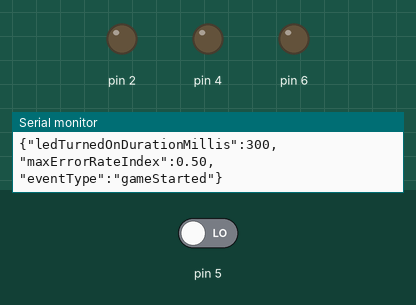
Recording of a sketch running on a simulated Arduino Uno, built with avr-gcc and run on an emulated ATmega328P. Parts: output pins drawn as LEDs (lit = HIGH), the last lines printed to the serial monitor. The inputs (shaded band) are chosen by the test bench; at power-on: pin 5 LOW. Random numbers use the default seed unless the sketch sets one.

Above: at 1.7 s.
1.8 s: pin 5 driven HIGH
At 2.35 s:
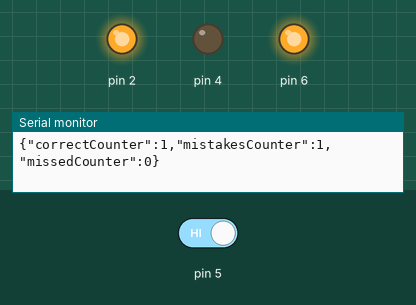
At 3.3 s:
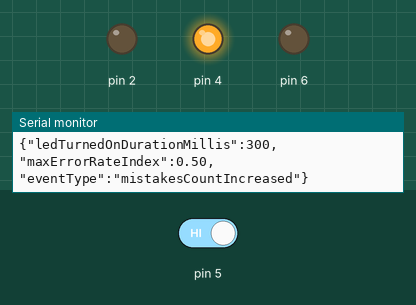
4.0 s: pin 5 driven LOW
At 5.3 s:
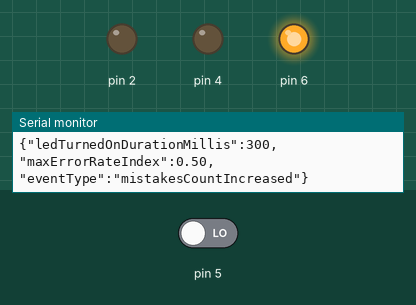
Timing chart, 0 to 13.0 s (numbered marks = the images above; inputs shaded):
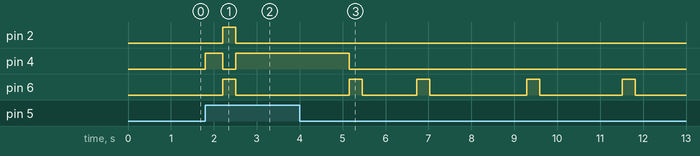

The sketch:

SpotGame.ino
```cpp
#include "SpotGame.State.h"
#include "SpotGame.Serial.h"
#include "SpotGame.Settings.h"

// Ondrej Planer, oplaner4@gmail.com, 10/2019
// SPOT GAME
// Visit README.md in the root directory for more information.

// _____________________________________________________________________________________
// EQUIPMENT

// Arduino board
// 3x LED - red, green and other color
// Button

// _____________________________________________________________________________________
// SETTINGS

GameState gameState;
GameStateProps gameStateProps;
PinSettings pinSettings;
GameSettings gameSettings;

void initPinSettings () {
    pinSettings = {};

    // Pin settings can be changed here.
    // Check SpotGame.Settings.h file for detailed information.
    // DO NOT USE PIN 0 AND 1, THE PROGRAM WOULD NOT WORK PROPERLY.
    // THESE ARE RESERVED FOR COMMUNICATION WITH SERIAL MONITOR.
    pinSettings.randomBlinkingLed = 6;
    pinSettings.mistakeLedRed = 4;
    pinSettings.correctLedGreen = 2;
    pinSettings.pressButton = 5;
    // ^^^^^^^^^^^^^^^^^^^^^^^^^^^^^^^^^^^^^^^^^^^^^^^^^^^^^^^^

}

void initGameSettings () {
    gameSettings = {};

    // Game settings can be changed here.
    // Check SpotGame.Settings.h file for detailed information.
    gameSettings.mode = MODE_REACH_FINAL_COUNT_CORRECT;
    gameSettings.minPauseMillis = 800;
    gameSettings.maxPauseMillis = 3000;
    gameSettings.ledTurnedOnDurationMillis = 300;
    gameSettings.finalCountCorrect = 10;
    gameSettings.maxErrorRateIndex = 5.0/(double)gameSettings.finalCountCorrect;
    gameSettings.mistakesCountTolerance = 3;
    // ^^^^^^^^^^^^^^^^^^^^^^^^^^^^^^^^^^^^^^^^^^^^^^^^^^^^^^^^
}


// _____________________________________________________________________________________
// IMPLEMENTATION

int getRandomPauseMillis () {
  return random(gameSettings.minPauseMillis, gameSettings.maxPauseMillis);
}

bool errorRateIndexExceeded() {
    return (double)gameStateProps.mistakesCounter / (double)gameStateProps.correctCounter > gameSettings.maxErrorRateIndex;
}

void onGameDone() {
    digitalWrite(pinSettings.randomBlinkingLed, HIGH);

    // Manual reset of the board is necessary to start a new game.

    if (gameState == STATE_GAME_OVER) {
        digitalWrite(pinSettings.mistakeLedRed, HIGH);
        writeToSerialMonitor ("gameOver", gameSettings, gameStateProps);
    }
    else {
        digitalWrite(pinSettings.correctLedGreen, HIGH);
        writeToSerialMonitor ("gameWon", gameSettings, gameStateProps);
    }
}

void onFinalCountCorrectReached() {
    // 'Reach final count correct' mode

    if (errorRateIndexExceeded()) {
        // The error rate was exceeded thus game cannot be completed.
        // Play again by resetting all counters.
        gameStateProps.mistakesCounter = 0;
        gameStateProps.correctCounter = 0;
        gameStateProps.missedCounter = 0;
        writeToSerialMonitor("maxErrorRateIndexExceeded", gameSettings, gameStateProps);
    }
    else {
        gameState = STATE_GAME_WON;
    }
}

void evalCorrect(long currentMillis) {
    digitalWrite(pinSettings.correctLedGreen, HIGH);

    gameStateProps.correctCounter += 1;
    gameStateProps.correctDelayMillisCounter += currentMillis - gameStateProps.ledTurnedOnStartMillis;

    writeToSerialMonitor("correctCountIncreased", gameSettings, gameStateProps);

    if (gameSettings.mode == MODE_REACH_FINAL_COUNT_CORRECT && gameStateProps.correctCounter >= gameSettings.finalCountCorrect) {
        onFinalCountCorrectReached();
    }
}

void evalMistake() {
    digitalWrite(pinSettings.mistakeLedRed, HIGH);

    gameStateProps.mistakesCounter += 1;

    if (gameSettings.mode == MODE_UNTIL_MISTAKE && gameStateProps.mistakesCounter > gameSettings.mistakesCountTolerance) {
        // In 'until mistake' mode: mistakes count tolerance was exceeded.
        writeToSerialMonitor("mistakesToleranceExceeded", gameSettings, gameStateProps);
        gameState = STATE_GAME_OVER;
    }
    else {
        writeToSerialMonitor("mistakesCountIncreased", gameSettings, gameStateProps);
    }
}

void evalLedTurnedOnState(long currentMillis) {
    digitalWrite(pinSettings.randomBlinkingLed, HIGH);

    if (digitalRead(pinSettings.pressButton) == HIGH) {
        // Pressed button
        if (gameStateProps.pressButtonExecuteOnce) {
            evalCorrect(currentMillis);
            gameStateProps.pressButtonExecuteOnce = false;
        }
    }
}

void evalPauseState() {
    digitalWrite(pinSettings.randomBlinkingLed, LOW);

    if (digitalRead(pinSettings.pressButton) == HIGH) {
        // Pressed button
        if (gameStateProps.pressButtonExecuteOnce) {
            evalMistake();
            gameStateProps.pressButtonExecuteOnce = false;
        }
    }
}

void evalOnMissed() {
    gameStateProps.missedCounter += 1;

    if (gameSettings.mode == MODE_UNTIL_MISTAKE) {
        digitalWrite(pinSettings.randomBlinkingLed, LOW);
        // In 'until mistake' mode it is considered a mistake.
        evalMistake();
    }
}

void setup() {
    initGameSettings();

    // The game begins with pause.
    gameState = STATE_PAUSE;
    gameStateProps = {};
    gameStateProps.pauseStartMillis = 0;
    gameStateProps.pauseDurationMillis = getRandomPauseMillis();
    gameStateProps.ledTurnedOnStartMillis = 0;
    gameStateProps.correctCounter = 0;
    gameStateProps.mistakesCounter = 0;
    gameStateProps.missedCounter = 0;
    gameStateProps.correctDelayMillisCounter = 0;
    gameStateProps.pressButtonExecuteOnce = true;
    gameStateProps.doneExecuteOnce = true;

    initPinSettings();

    pinMode(pinSettings.randomBlinkingLed, OUTPUT);
    pinMode(pinSettings.mistakeLedRed, OUTPUT);
    pinMode(pinSettings.correctLedGreen, OUTPUT);
    pinMode(pinSettings.pressButton, INPUT);

    Serial.begin(9600);
    writeToSerialMonitor("arduinoBoardReseted", gameSettings, gameStateProps);
    writeToSerialMonitor("gameStarted", gameSettings, gameStateProps);
}

void loop() {
    unsigned long currentMillis = millis();

    if (gameState == STATE_GAME_OVER || gameState == STATE_GAME_WON) {
        if (gameStateProps.doneExecuteOnce) {
            onGameDone();
            gameStateProps.doneExecuteOnce = false;
        }
    }
    else if (gameState == STATE_LED_TURNED_ON) {
        evalLedTurnedOnState(currentMillis);

        if (currentMillis - gameStateProps.ledTurnedOnStartMillis >= gameSettings.ledTurnedOnDurationMillis) {
            // The end of 'LED turned on' period.
            gameState = STATE_PAUSE;
            gameStateProps.pauseStartMillis = currentMillis;
            gameStateProps.pauseDurationMillis = getRandomPauseMillis();

            digitalWrite(pinSettings.correctLedGreen, LOW);
            digitalWrite(pinSettings.mistakeLedRed, LOW);

            if (gameStateProps.pressButtonExecuteOnce) {
                evalOnMissed();
            }

            gameStateProps.pressButtonExecuteOnce = true;
        }
    }
    else {
        evalPauseState();

        if (currentMillis - gameStateProps.pauseStartMillis >= gameStateProps.pauseDurationMillis) {
            // The end of 'pause' period.
            gameState = STATE_LED_TURNED_ON;
            gameStateProps.ledTurnedOnStartMillis = currentMillis;
            gameStateProps.pressButtonExecuteOnce = true;

            digitalWrite(pinSettings.correctLedGreen, LOW);
            digitalWrite(pinSettings.mistakeLedRed, LOW);
        }
    }
}
```

SpotGame.Serial.h
```cpp
#ifndef SPOTGAME_SERIAL_H
#define SPOTGAME_SERIAL_H

#include "SpotGame.Settings.h"

/**
 * Constructs JSON property.
 *
 * @param key: JSON key value.
 * @param value: JSON string value which can be accessed using key.
 * @param addSeparator: Add separator after property.
 * There should not be separator after last property.
 * @returns Constructed property.
 */
String constructJSONproperty (String key, String value, bool addSeparator = false);

/**
 * Constructs JSON property.
 *
 * @param key: JSON key value.
 * @param value: JSON string value which can be accessed using key.
 * @param addSeparator: Add separator after property.
 * There should not be separator after last property.
 * @returns Constructed property.
 */
String constructJSONpropertyString (String key, String value, bool addSeparator = false);

/**
 * Constructs JSON property.
 *
 * @param key: JSON key value.
 * @param value: JSON int value which can be accessed using key.
 * @param addSeparator: Add separator after property.
 * There should not be separator after last property.
 * @returns Constructed property.
 */
String constructJSONpropertyInt (String key, int value, bool addSeparator = false);

/**
 * Constructs JSON property.
 *
 * @param key: JSON key value.
 * @param value: JSON unsigned long value which can be accessed using key.
 * @param addSeparator: Add separator after property.
 * There should not be separator after last property.
 * @returns Constructed property.
 */
String constructJSONpropertyUnsignedLong (String key, unsigned long value, bool addSeparator = false);

/**
 * Constructs JSON property.
 *
 * @param key: JSON key value.
 * @param value: JSON double value which can be accessed using key.
 * @param addSeparator: Add separator after property.
 * There should not be separator after last property.
 * @returns Constructed property.
 */
String constructJSONpropertyDouble (String key, double value, bool addSeparator = false);

/**
 * Constructs JSON property.
 *
 * @param key: JSON key value.
 * @param value: JSON bool value which can be accessed using key.
 * @param addSeparator: Add separator after property.
 * There should not be separator after last property.
 * @returns Constructed property.
 */
String constructJSONpropertyBool (String key, bool value, bool addSeparator = false);

/**
 * Constructs JSON from properties.
 *
 * @param properties: Concatenated JSON properties.
 * @returns Constructed JSON data.
 */
String constructJSON (String properties);

/**
 * Converts game mode to the string which identifies that mode.
 * @param mode: Mode to convert.
 * @returns Representing string.
 */
String gameModeToString (GameMode mode);

/**
 * Writes progress / result information to the Serial monitor.
 *
 * @param eventType: Event type for machine processing.
 * @param settings: Used game settings instance.
 * @param stateProps: Actual game state props instance.
 */
void writeToSerialMonitor (String eventType, GameSettings settings, GameStateProps stateProps);

#endif
```

SpotGame.Serial.ino
```cpp
#include "SpotGame.Settings.h"
#include "SpotGame.State.h"

String constructJSONproperty (String key, String value, bool addSeparator = false) {
  return "\"" + key + "\":" + value + (addSeparator ? "," : "");
}

String constructJSONpropertyString (String key, String value, bool addSeparator = false) {
  return constructJSONproperty(key,"\"" + value + "\"", addSeparator);
}

String constructJSONpropertyInt (String key, int value, bool addSeparator = false) {
  return constructJSONproperty(key, String(value), addSeparator);
}

String constructJSONpropertyUnsignedLong (String key, unsigned long value, bool addSeparator = false) {
  return constructJSONproperty(key, String(value), addSeparator);
}

String constructJSONpropertyDouble (String key, double value, bool addSeparator = false) {
  return constructJSONproperty(key, String(value, 2), addSeparator);
}

String constructJSONpropertyBool (String key, bool value, bool addSeparator = false) {
  return constructJSONproperty (key, String(value), addSeparator);
}

String constructJSON (String properties) {
    return "{" + properties + "}";
}

String gameModeToString (GameMode mode) {
    switch (mode) {
    case MODE_REACH_FINAL_COUNT_CORRECT:
        return "reachFinalCountCorrectMode";
        break;
    case MODE_UNTIL_MISTAKE:
        return "untilMistakeMode";
        break;
    default:
      return "unknown";
  }
}

void writeToSerialMonitor (String eventType, GameSettings settings, GameStateProps stateProps) {
  // Data have to be sent as parts.

  Serial.println(
      // The first JSON describes how many parts are going to be sent.
      constructJSON (
        constructJSONpropertyInt ("JSONparts", 4, false)
      )
  );

  Serial.println(
      constructJSON (
         constructJSONpropertyString ("gameMode", gameModeToString(settings.mode), true) +
         constructJSONpropertyInt ("mistakesCountTolerance", settings.mistakesCountTolerance, true) +
         constructJSONpropertyInt ("finalCountCorrect", settings.finalCountCorrect, false)
      )
  );

  Serial.println(
      constructJSON (
         constructJSONpropertyInt ("correctCounter", stateProps.correctCounter, true) +
         constructJSONpropertyInt ("mistakesCounter", stateProps.mistakesCounter, true) +
         constructJSONpropertyInt ("missedCounter", stateProps.missedCounter, false)
      )
  );

  Serial.println(
      constructJSON (
         constructJSONpropertyUnsignedLong("correctDelayMillisCounter", stateProps.correctDelayMillisCounter, false)
      )
  );

  Serial.println(
      constructJSON (
        constructJSONpropertyInt ("ledTurnedOnDurationMillis", settings.ledTurnedOnDurationMillis, true) +
        constructJSONpropertyDouble ("maxErrorRateIndex", settings.maxErrorRateIndex, true) +
        constructJSONpropertyString ("eventType", eventType, false)
      )
  );
}
```

SpotGame.State.h
```cpp
#ifndef SPOTGAME_STATE_H
#define SPOTGAME_STATE_H

// Represents game state.
enum GameState {
    // LED is turned on
    STATE_LED_TURNED_ON,
    // Pause
    STATE_PAUSE,
    // Game is over
    STATE_GAME_OVER,
    // Game won
    STATE_GAME_WON,
};

// Properties used on specific states.
struct GameStateProps {
    // Time when the last pause started (milliseconds).
    unsigned long pauseStartMillis;
    // Random duration of 'pause' period (milliseconds).
    unsigned long pauseDurationMillis;
    // The time when LED was turned on (milliseconds).
    unsigned long ledTurnedOnStartMillis;
    // Counter of correct presses.
    int correctCounter;
    // Counter of mistakes.
    int mistakesCounter;
    // Counter of missed presses.
    int missedCounter;
    // Counter of delays measured between the moment when LED was
    // turned on and button press.
    unsigned long correctDelayMillisCounter;
    // Protection aggainst multiple evaluation of button press
    // in various situations.
    bool pressButtonExecuteOnce;
    // Protection aggainst multiple evaluation of game done handler.
    bool doneExecuteOnce;
};

// Game state instance.
extern enum GameState gameState;
// Properties used on specific states instance.
extern GameStateProps gameStateProps;

#endif
```

SpotGame.Settings.h
```cpp
// This file only DECLARES available settings.
// Go to SpotGame.ino and init**Settings methods for
// SPECIFICATION of settings.

#ifndef SPOTGAME_SETTINGS_H
#define SPOTGAME_SETTINGS_H

// Defines available game modes.
enum GameMode {
    // Play 'reach final count of correct presses' mode.
    MODE_REACH_FINAL_COUNT_CORRECT,
    // Play more difficult 'until mistake' mode.
    MODE_UNTIL_MISTAKE,
};

// Defines used Pins on Arduino board.
struct PinSettings {
    // Pin number of random blinking LED.
    int randomBlinkingLed;
    // Pin number of LED representing mistake.
    int mistakeLedRed;
    // Pin number of LED representing correct press.
    int correctLedGreen;
    // Pin number of button which should be pressed
    // when random blinking LED is turned on.
    int pressButton;
};

// Defines game settings.
struct GameSettings {
    // Minimal duration of pause between turning LED off and
    // turning LED on (milliseconds).
    int minPauseMillis;
    // Maximal duration of pause between turning LED off and
    // turning LED on (milliseconds).
    int maxPauseMillis;
    // Duration of LED being turned on. During this period
    // the button should be pressed (milliseconds).
    int ledTurnedOnDurationMillis;
    // Game mode to use (see available modes above).
    enum GameMode mode;
    // MODE_REACH_FINAL_COUNT_CORRECT only: final count of correct presses.
    int finalCountCorrect;
    // MODE_REACH_FINAL_COUNT_CORRECT only: maximal allowed error rate for game to be
    // completed. For instance, to prevent user from pressing button continuously.
    // Game (including counters) is resetted. As a consequence, player just wastes time.
    // Example:
    //      m = allowable count of mistakes.
    //      c = final count of correct presses.
    //      maxErrorRateIndex = m / c
    double maxErrorRateIndex;
    // MODE_UNTIL_MISTAKE only: tolerated count of mistakes. Use zero when no
    // mistakes can occur. Missed 'LED turned on' period is considered a mistake as well.
    int mistakesCountTolerance;
};

// Pin settings instance.
extern PinSettings pinSettings;
// Game settings instance.
extern GameSettings gameSettings;

#endif
```

Measured:
- after the input at 1.8 s, pin 2: LOW → HIGH after 0.41 s, → LOW 0.30 s later; pin 4: LOW → HIGH at once, → LOW 0.41 s later, → HIGH 0.30 s later
